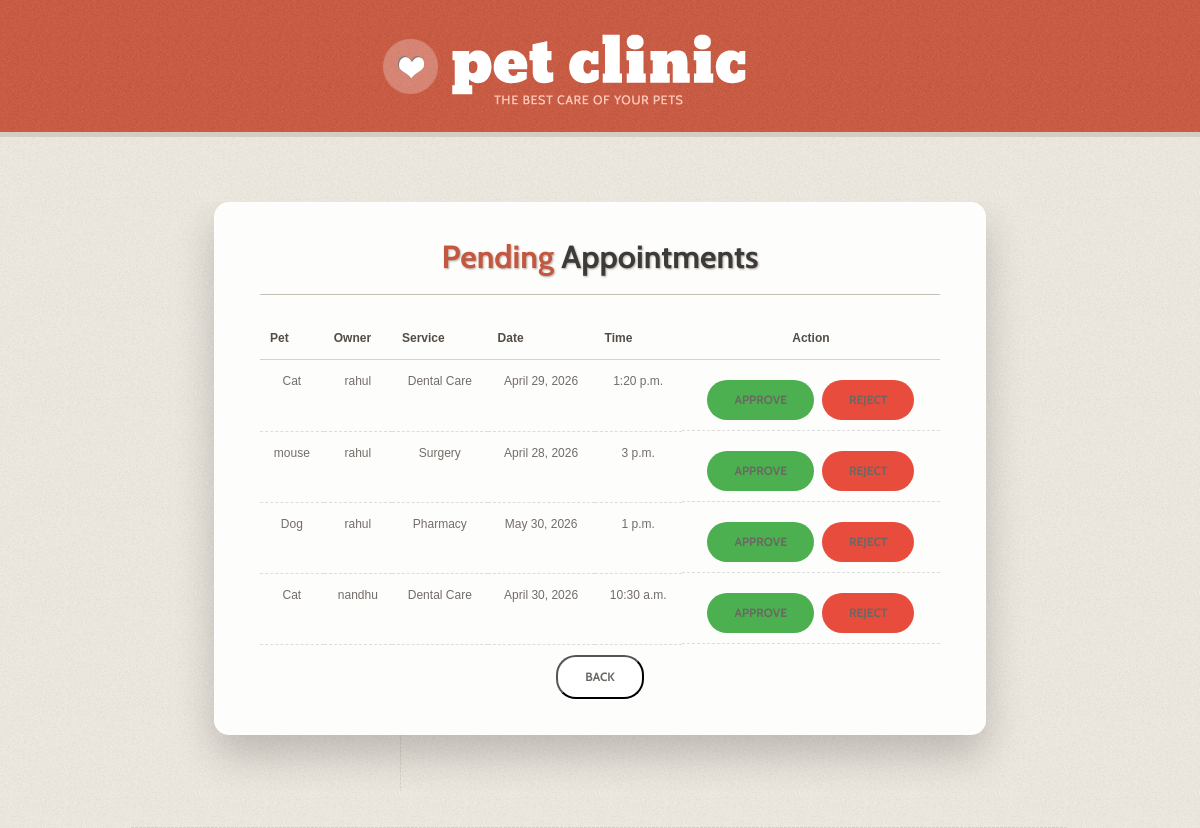
Page /admin-pending/ on the committed database.
### main/models.py (models this page shows, shortened)
class Appointment(models.Model):
    user = models.ForeignKey(UserRegister, on_delete=models.CASCADE)
    pet_name = models.CharField(max_length=100)
    pet_breed = models.CharField(max_length=100)
    service = models.ForeignKey(Service, on_delete=models.CASCADE)
    appointment_date = models.DateField()
    appointment_time = models.TimeField()
    description = models.TextField(blank=True)
    STATUS_CHOICES = [
        ('Pending', 'Pending'),
        ('Approved', 'Approved'),
        ('Rejected', 'Rejected'),
    ]
    status = models.CharField(max_length=20, choices=STATUS_CHOICES, default='Pending')
    WORK_STATUS_CHOICES = [
        ('Not Done', 'Not Done'),
        ('Done', 'Done'),
    ]
    work_status = models.CharField(max_length=20, choices=WORK_STATUS_CHOICES, default='Not Done')
    created_at = models.DateTimeField(auto_now_add=True)

class UserRegister(models.Model):
    ROLE_CHOICES = (
        ('user', 'User'),
        ('admin', 'Admin'),
    )
    fullname = models.CharField(max_length=100)
    email = models.EmailField(unique=True)
    username = models.CharField(max_length=50, unique=True)
    password = models.CharField(max_length=100)
    phone = models.CharField(max_length=15)
    role = models.CharField(
        max_length=10,
        choices=ROLE_CHOICES,
        default='user'
    )

class Service(models.Model):
    name = models.CharField(max_length=100)
    description = models.TextField()
    image = models.ImageField(upload_to='services/')
    def __str__(self):
        return self.name

### main/views.py (the view)
# urls.py: path('admin-pending/', views.admin_pending, name='admin_pending'),
def admin_pending(request):
    appointments = Appointment.objects.filter(status="Pending")
    return render(request, "admin_pending.html", {
        "appointments": appointments
    })

### main/templates/admin_pending.html (shortened to what this page needs)
<!DOCTYPE html>
{% load static %}
<html>
<head>
    <link rel="stylesheet" href="{% static 'sbg/css/style.css' %}">
</head>
<body>
<div class="block1">
    <div class="main">
        <header>
            <h1>
                <a class="logo" href="{% url 'admin_dashboard' %}">
                </a>
            </h1>
        </header>
    </div>
</div>
<div class="block4">
    <div class="main">
        <section id="content">
            <div class="container_12">
                <div class="wrapper v_stripe">
                    <article class="grid_12">
                        <div class="appointment-card fade-anim">
                            <h2 class="ind">
                                <span>Pending</span> Appointments
                            </h2>
                            <table class="admin-table">
                                <thead>
                                    <tr>
                                        <th>Pet</th>
                                        <th>Owner</th>
                                        <th>Service</th>
                                        <th>Date</th>
                                        <th>Time</th>
                                        <th style="text-align:center;">Action</th>
                                    </tr>
                                </thead>
                                <tbody>
                                    {% for appointment in appointments %}
                                    <tr>
                                        <td>{{ appointment.pet_name }}</td>
                                        <td>{{ appointment.user.username }}</td>
                                        <td>{{ appointment.service }}</td>
                                        <td>{{ appointment.appointment_date }}</td>
                                        <td>{{ appointment.appointment_time }}</td>
                                        <td class="action-buttons">
                                            <a href="{% url 'approve_appointment' appointment.id %}"
                                               class="button approve-btn">
                                                Approve
                                            </a>
                                            <a href="{% url 'reject_appointment' appointment.id %}"
                                               class="button reject-btn">
                                            </a>
                                        </td>
                                    </tr>
                                    {% empty %}
                                    <tr>
                                        <td colspan="6" style="text-align:center;">
                                            No pending appointments.
                                        </td>
                                    </tr>
                                    {% endfor %}
                                </tbody>
                            </table>
                            <button type="button" class="button"
                                onclick="window.location.href='{% url 'admin_dashboard' %}'">
                                Back
                            </button>
                        </div>
                    </article>
                </div>
            </div>
        </section>
    </div>
</div>
</body>
</html>

### static/sbg/css/style.css (style rules this page uses)
article,aside,audio,canvas,command,datalist,details,embed,figcaption,figure,footer,header,hgroup,keygen,meter,nav,output,progress,section,source,video { display:block }
html { width:100% }
body { font-family:Arial, Arial, Helvetica, sans-serif; font-size:12px; line-height:22px; color:#736d68; min-width:990px; background:url(../images/body_bg.png) 50% 0 repeat #e7e2d8; }
.main { width:960px;padding:0;margin:0 auto; }
.wrapper { width:100%;overflow:hidden }
a { color:#736d68;outline:none; text-decoration:none; cursor:pointer; }
.button { display:inline-block; padding:11px 27px; margin: 18px 0 0; font-size: 12px; font-weight:bold; text-transform:uppercase; border-radius:20px; line-height: 18px; color:#6b6763; background:#fff; }
.block1 { background: url('../images/block1.jpg') 50% 0 repeat; }
.block4 { border-top:5px solid #d4cdc1;overflow:hidden; }
header { padding:34px 0 25px;margin: 0 10px; }
header h1 { width:434px;margin: 0 auto; }
header h1 a { display:block;width:364px;height:73px;background:url(../images/logo.png) 0 0 no-repeat; text-decoration:none; text-indent:-9999px; }
#content { padding:65px 0px 37px 0px;background: url('../images/stripe.png') 50% bottom no-repeat; }
h2,h3,h4 { font-weight:normal; }
h2 { font-size: 32px;text-shadow:1px 1px 2px rgba(168,158,146,0.88);line-height: 38px; color:#3c3b3a;font-weight:bold;border-bottom:1px solid #c6c0b7;padding-bottom:18px;margin-bottom:20px; white-space: nowrap }
h2 span { color:#c45740; }
h2.ind { margin-bottom:22px; }
.cabin, .sf-menu a, .button, .link1, h2, footer { font-family: 'Cabin', sans-serif; }
.button, .img_wrap, .sf-menu li a { -webkit-transition: all 0.3s ease;-moz-transition: all 0.3s ease;-o-transition: all 0.3s ease;transition: all 0.3s ease; }
.v_stripe { background: url('../images/vert_stripe.png') 280px 0 repeat-y;padding-bottom:16px; }
.appointment-card { width: 650px; margin: 40px auto; padding: 30px 40px; background: rgba(255, 255, 255, 0.85); border-radius: 12px; box-shadow: 0 15px 35px rgba(0, 0, 0, 0.2); backdrop-filter: blur(6px); border: 1px solid rgba(255, 255, 255, 0.3); }
#content { text-align: center; }
.appointment-card table { margin: 0 auto; text-align: left; }
.appointment-card .button { margin-top: 10px; }
.appointment-card { width: 680px; margin: 0 auto 40px; padding: 35px 45px; background: rgba(255, 255, 255, 0.9); border-radius: 15px; box-shadow: 0 20px 40px rgba(0,0,0,0.2); }
.appointment-card table { margin: 0 auto; }
.fade-anim { animation: fadeUp 0.5s ease; }
.appointment-card table { width: 100%; border-collapse: collapse; text-align: center; }
.appointment-card th { font-weight: bold; color: #514d46; border-bottom: 1px solid #d6d2cb; padding-bottom: 8px; }
.appointment-card td { padding: 10px 6px; border-bottom: 1px dashed #ddd; }
.action-buttons { display: flex; gap: 10px; justify-content: center; }
.admin-table { width: 100%; margin-top: 20px; }
.admin-table th { padding: 10px; text-align: left; }
.admin-table td { padding: 10px; }
.action-buttons { display: flex; gap: 8px; justify-content: center; }
.approve-btn { background-color: #4CAF50 !important; border-color: #4CAF50 !important; }
.reject-btn { background-color: #e74c3c !important; border-color: #e74c3c !important; }

### static/sbg/css/grid.css (style rules this page uses)
.container_12 { margin-left:auto;margin-right:auto;width:960px }
.grid_1,.grid_2,.grid_3,.grid_4,.grid_5,.grid_6,.grid_7,.grid_8,.grid_9,.grid_10,.grid_11,.grid_12 { display:inline;float:left;position:relative;margin:0 10px }
.container_12 .grid_12 { width:940px }

### rows in the picture
Appointment: pet_name "Cat", user.username "rahul", service "Dental Care", appointment_date "April 29, 2026", appointment_time "1:20 p.m."
Appointment: pet_name "mouse", user.username "rahul", service "Surgery", appointment_date "April 28, 2026", appointment_time "3 p.m."
Appointment: pet_name "Dog", user.username "rahul", service "Pharmacy", appointment_date "May 30, 2026", appointment_time "1 p.m."
Appointment: pet_name "Cat", user.username "nandhu", service "Dental Care", appointment_date "April 30, 2026", appointment_time "10:30 a.m."
